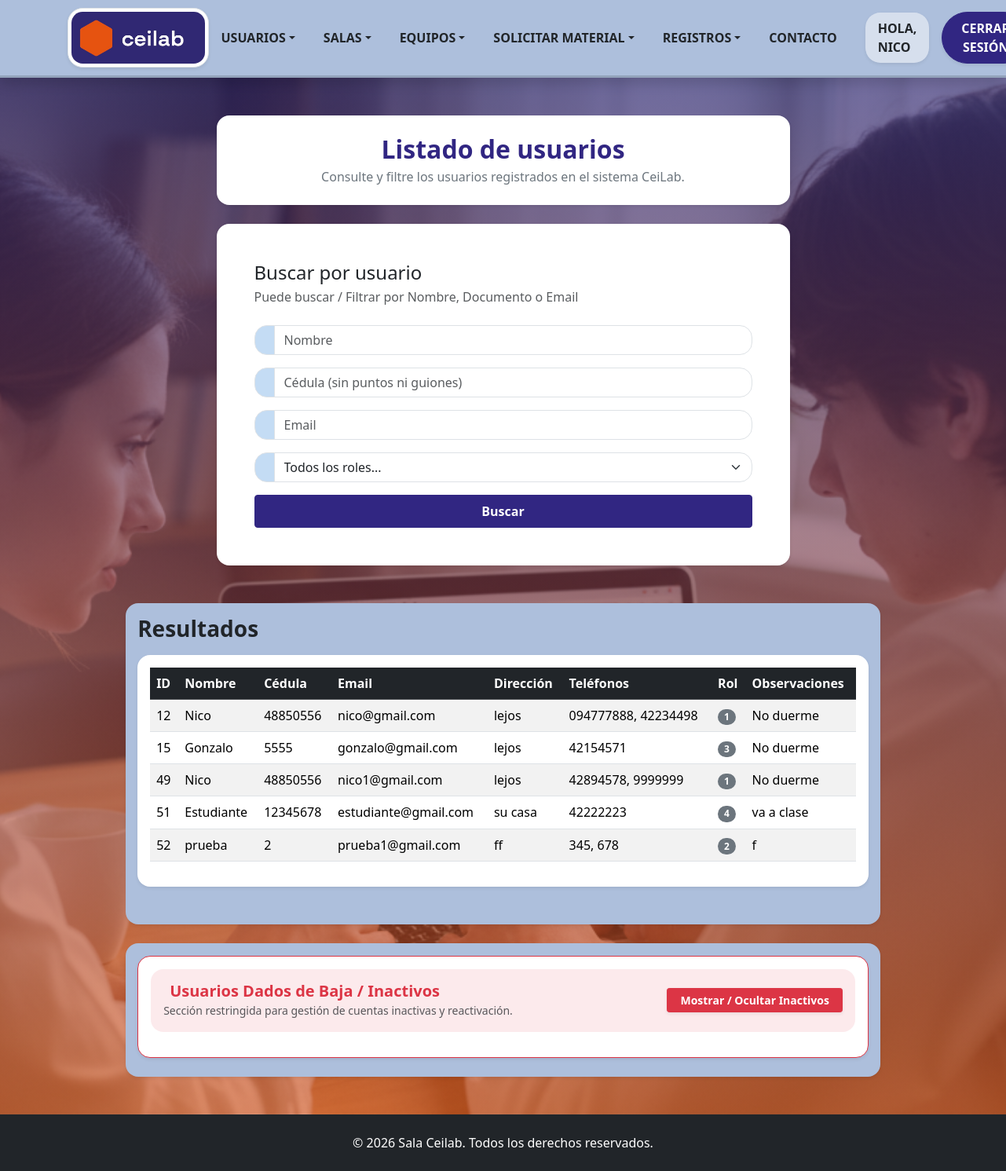
/Formularios/listadoUsuario.php (signed in), run on an earlier commit of the app's database.
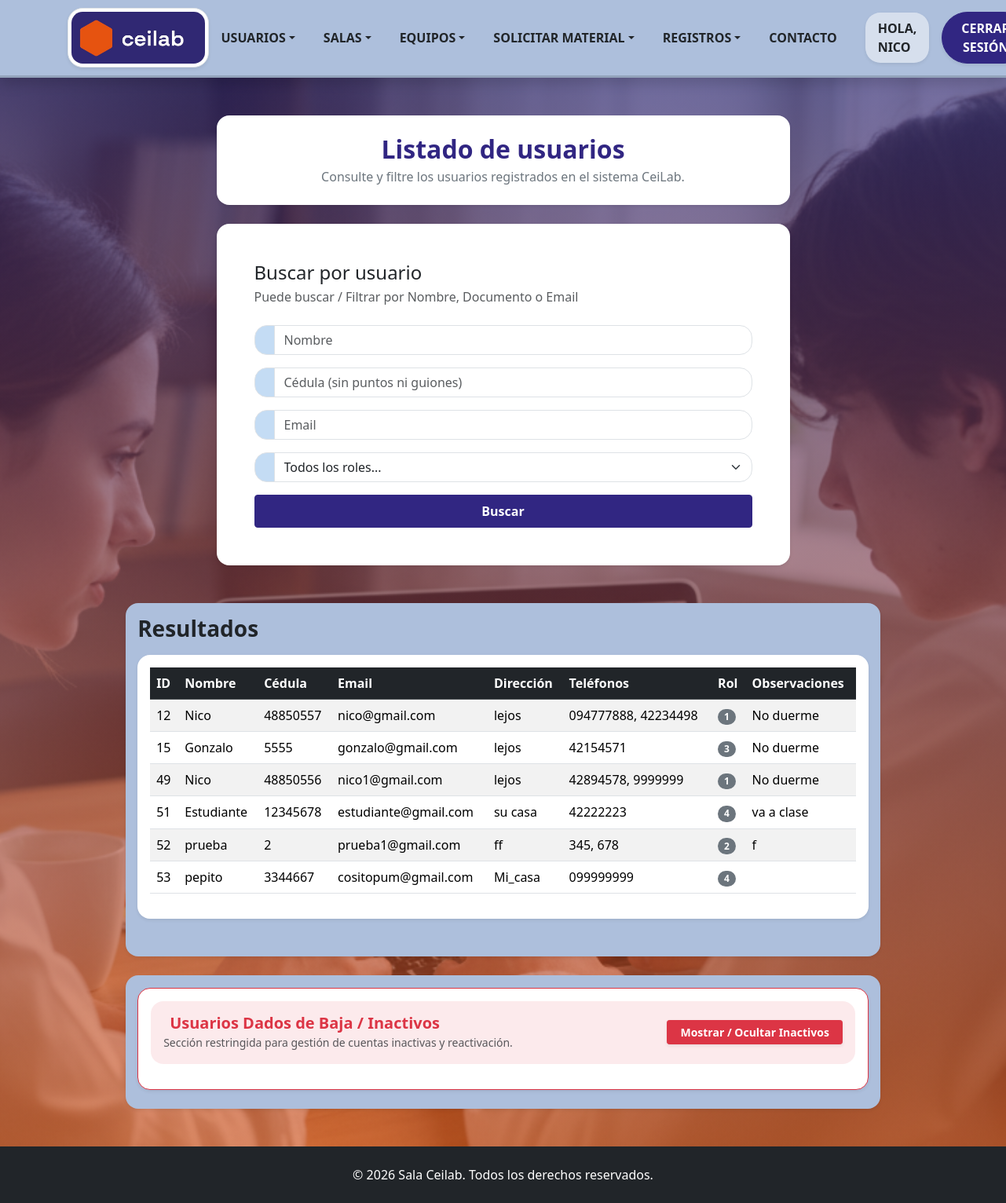
And on a later commit of the database.
### tables this page shows
CREATE TABLE `usuario` (
  `IDUsuario` int(10) NOT NULL,
  `Nombre` varchar(30) DEFAULT NULL,
  `Contraseña` varchar(61) DEFAULT NULL,
  `Email` varchar(30) DEFAULT NULL,
  `Direccion` varchar(50) NOT NULL,
  `Faltas` int(11) NOT NULL DEFAULT 0,
  `Observaciones` varchar(50) NOT NULL,
  `Fecha_creacion` date DEFAULT NULL,
  `Crador_IDUsuario` int(11) DEFAULT NULL,
  `cedula` int(8) NOT NULL,
  `activo` tinyint(1) DEFAULT 1
);

### Clases/ClsUsuarios.php (called while the page is built, shortened)
<?php
class ClsUsuarios {
    public function listarUsuarios($filtroNombre = '', $filtroCedula = '', $filtroEmail = '', $filtroRol = '') {
        $objConexion = new Conexion();
        $link = $objConexion->conectar();
        $sql = "SELECT u.IDUsuario, u.nombre, u.cedula, u.email, u.direccion, u.observaciones, MIN(r.ROL) AS ROL
                 FROM usuario u
                LEFT JOIN rol r ON u.IDUsuario = r.IDUsuario
                WHERE u.activo = 1";
        $sql .= " GROUP BY u.IDUsuario, u.nombre, u.cedula, u.email, u.direccion, u.observaciones";
        $sql .= " ORDER BY u.IDUsuario ASC";
        return mysqli_query($link, $sql);
    }
    public function obtenerTelefonosPorUsuario($idUsuario) {
        $objConexion = new Conexion();
        $link = $objConexion->conectar();
        $idEscape = mysqli_real_escape_string($link, $idUsuario);
        $sql = "SELECT Telefono FROM Telefonos WHERE IDUsuario = '$idEscape'";
        $resultado = mysqli_query($link, $sql);
        $telefonos = [];
        if ($resultado) {
            while ($row = mysqli_fetch_assoc($resultado)) {
                $telefonos[] = $row['Telefono'];
            }
        }
        return $telefonos;
    }
    public function obtenerRolesPorUsuario($idUsuario) {
        $objConexion = new Conexion();
        $link = $objConexion->conectar();
        $idEscaped = mysqli_real_escape_string($link, $idUsuario);
        $sql = "SELECT ROL FROM rol WHERE IDUsuario = '$idEscaped'";
        $resultado = mysqli_query($link, $sql);
        $roles = [];
        if ($resultado) {
            while ($row = mysqli_fetch_assoc($resultado)) {
                $roles[] = $row['ROL'];
            }
        }
        return $roles;
    }
}
?>

### Formularios/listadoUsuario.php (the view, shortened to what the changed rows need)
<?php
require_once '../Clases/ClsUsuarios.php';
?>
<!DOCTYPE html>
<html lang="en">
    <head>
        <link href="../bootstrap_theme/bootstrap.css" rel="stylesheet" type="text/css">
        <link rel="stylesheet" href="../Estilos/blocks.css">
        <link href="../Estilos/style.css" rel="stylesheet">
    </head>
    <body class="d-flex flex-column min-vh-100 bg-light">
        <section class="hero-section flex-fill pb-5 pt-5">
            <div class="container pb-5">
                <div class="row">
                    <div class="col-md-9 col-xl-8 ms-auto me-auto">
                        <div class="bg-white p-4 p-lg-5 shadow-sm rounded">
                            <h2 class="mb-1 text-dark h4">Buscar por usuario</h2>
                        </div>
                    </div>
                </div>
            </div>
            <div class="container pb-5 pt-3 rounded shadow-sm col-md-10 col-xl-9" style="background-color: #adbfdc;">
                <div class="row">
                    <div>
                        <?php
                        require_once '../Clases/ClsUsuarios.php';
                        $objUsuario = new ClsUsuarios();
                        $nombre = $_GET['nombre'] ?? '';
                        $cedula = $_GET['cedula'] ?? '';
                        $email = $_GET['email'] ?? '';
                        $rol = $_GET['rol'] ?? '';
                        $resultado = $objUsuario->listarUsuarios($nombre, $cedula, $email, $rol);
                        if ($resultado && mysqli_num_rows($resultado) > 0) {
                        ?>
                            <div class="table-responsive bg-white p-3 shadow-sm rounded">
                                <table class="table table-striped table-hover align-middle">
                                    <thead class="table-dark">
                                        <tr>
                                            <th>ID</th>
                                            <th>Nombre</th>
                                            <th>Cédula</th>
                                            <th>Email</th>
                                            <th>Dirección</th>
                                            <th>Teléfonos</th>
                                            <th>Rol</th>
                                            <th>Observaciones</th>
                                        </tr>
                                    </thead>
                                    <tbody>
                                        <?php while ($row = mysqli_fetch_assoc($resultado)) {
                                            $telefonosArr = $objUsuario->obtenerTelefonosPorUsuario($row['IDUsuario']);
                                            $textoTelefonos = !empty($telefonosArr) ? implode(', ', $telefonosArr) : 'Sin teléfonos';
                                            $rolArr = $objUsuario->obtenerRolesPorUsuario($row['IDUsuario']);
                                            $textorol = !empty($rolArr) ? implode(', ', $rolArr) : 'Sin rol asignado';
                                            ?>
                                            <tr>
                                                <td><?php echo htmlspecialchars($row['IDUsuario']); ?></td>
                                                <td><?php echo htmlspecialchars($row['nombre']); ?></td>
                                                <td><?php echo htmlspecialchars($row['cedula']); ?></td>
                                                <td><?php echo htmlspecialchars($row['email']); ?></td>
                                                <td><?php echo htmlspecialchars($row['direccion']); ?></td>
                                                <td><?php echo htmlspecialchars($textoTelefonos); ?></td>
                                                <td>
                                                    <span class="badge bg-secondary">
                                                        <?php echo htmlspecialchars($textorol); ?>
                                                    </span>
                                                </td>
                                                <td><?php echo htmlspecialchars($row['observaciones']); ?></td>
                                            </tr>
                                        <?php } ?>
                                    </tbody>
                                </table>
                            </div>
                        <?php
                        } else {
                            echo "<div class='alert alert-info text-center bg-white mb-0'>No se encontraron usuarios registrados con esos criterios.</div>";
                        }
                        ?>
                    </div>
                </div>
            </div>
        </section>
    </body>
</html>

What changed in the data, as far as the page shows it:
changed usuario "nico@gmail.com": cedula "48850556" → "48850557"
added usuario: IDUsuario "53", Nombre "pepito", cedula "3344667", Email "cositopum@gmail.com", Direccion "Mi_casa", textoTelefonos "099999999", textorol "4"
